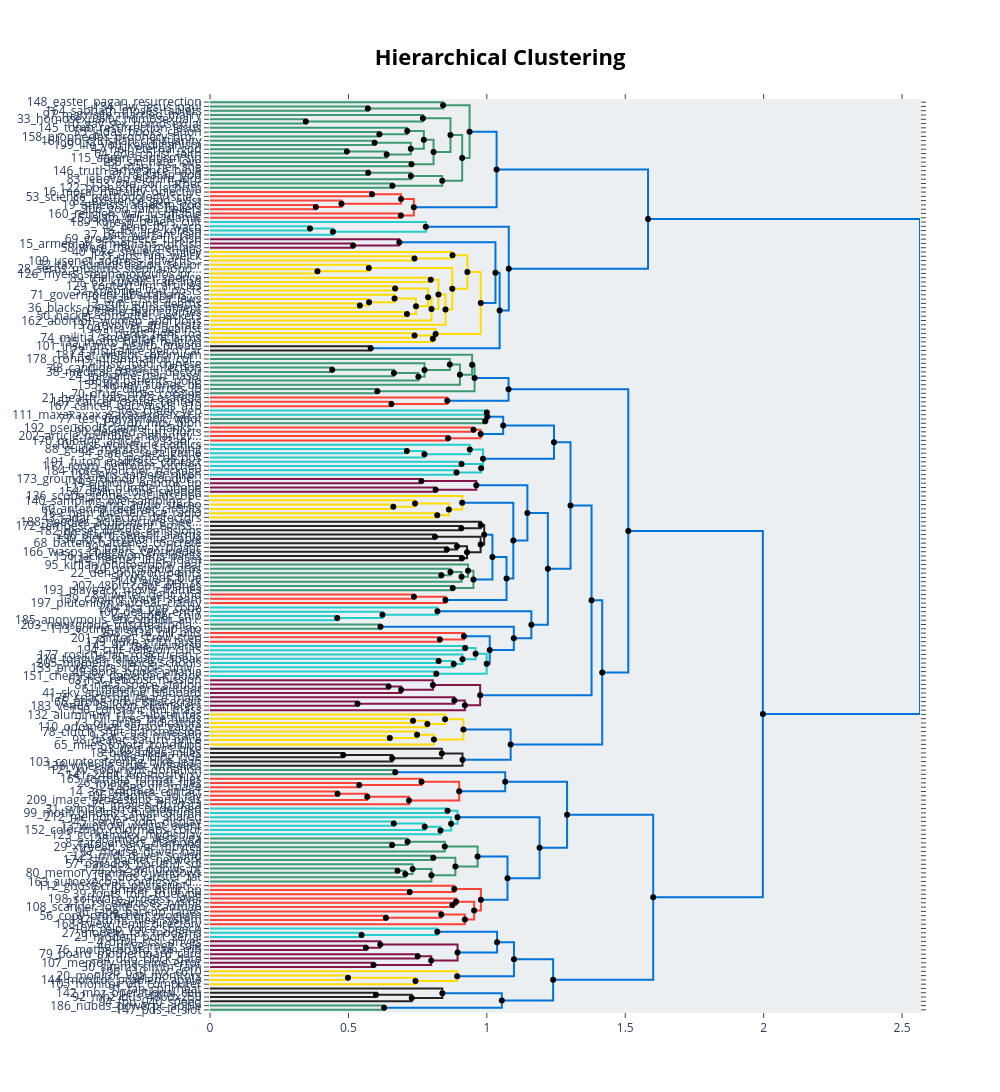

Notebook code for this chart:
### Markdown cell above
## Visualizations

To visualize these results, we can start by running a familiar function, namely topic_model.visualize_hierarchy:

### Code cell
topic_model.visualize_hierarchy(hierarchical_topics=hierarchical_topics)
